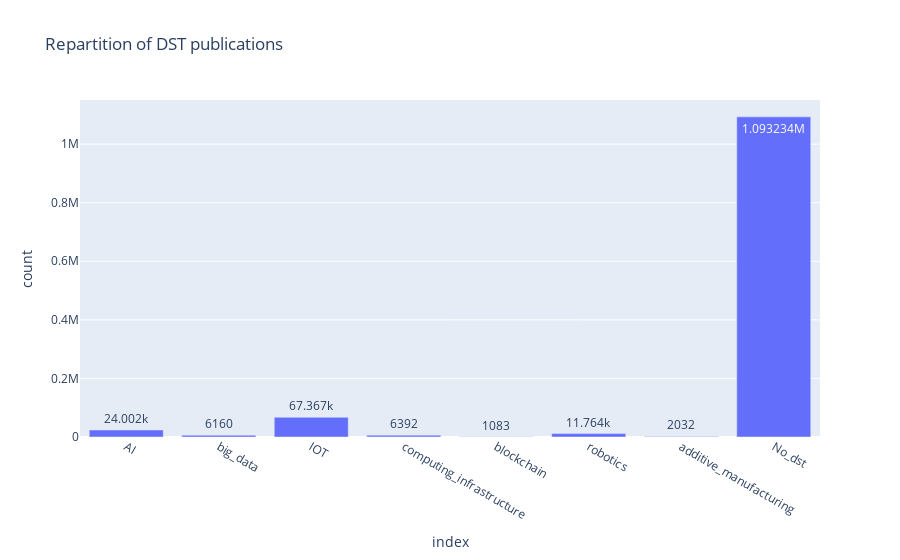

Source (notebook cell):
### Code cell
import plotly.express as px

fig = px.bar(df_dst, x=df_dst.index, y='count',  title='Repartition of DST publications', template="plotly", text_auto=True)

fig.write_image("../DST_repartition.jpeg")
fig.show()

### Figure 1 — Plotly figure (JSON) as saved in the notebook; plotly's stock layout.template omitted (floating-point values rounded to 4 significant figures)
{"data": [{"alignmentgroup": "True", "hovertemplate": "index=%{x}<br>count=%{y}<extra></extra>", "legendgroup": "", "marker": {"color": "#636efa", "pattern": {"shape": ""}}, "name": "", "offsetgroup": "", "orientation": "v", "showlegend": false, "textposition": "auto", "texttemplate": "%{y}", "x": ["AI", "big_data", "IOT", "computing_infrastructure", "blockchain", "robotics", "additive_manufacturing", "No_dst"], "xaxis": "x", "y": [24002, 6160, 67367, 6392, 1083, 11764, 2032, 1093234], "yaxis": "y", "type": "bar"}], "layout": {"xaxis": {"anchor": "y", "domain": [0.0, 1.0], "title": {"text": "index"}}, "yaxis": {"anchor": "x", "domain": [0.0, 1.0], "title": {"text": "count"}}, "legend": {"tracegroupgap": 0}, "title": {"text": "Repartition of DST publications"}, "barmode": "relative"}}
